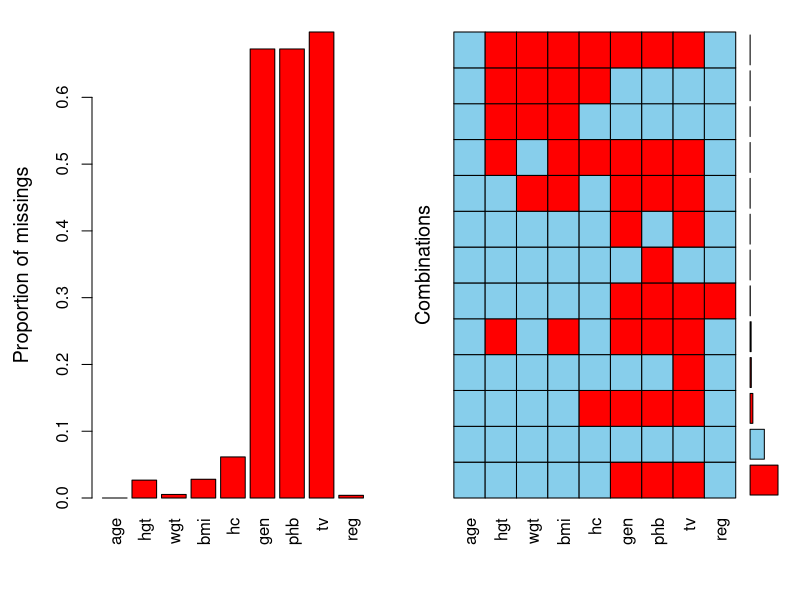
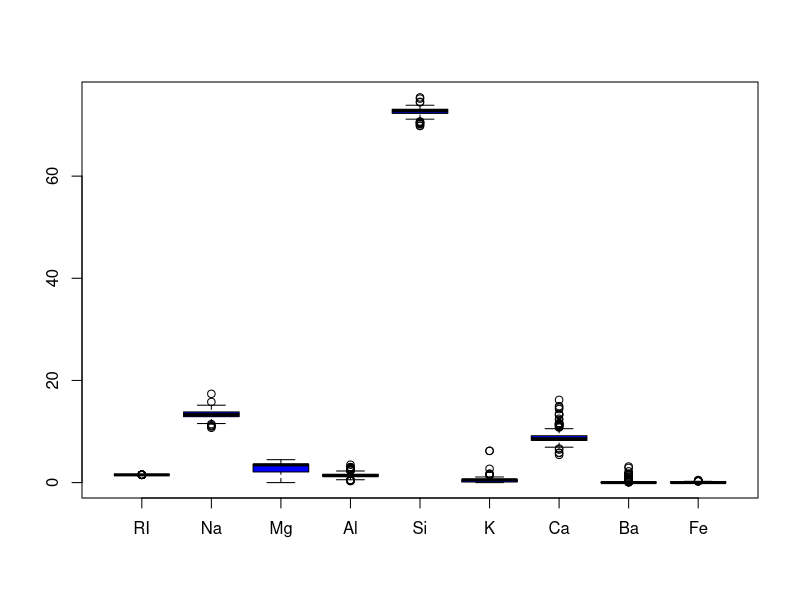
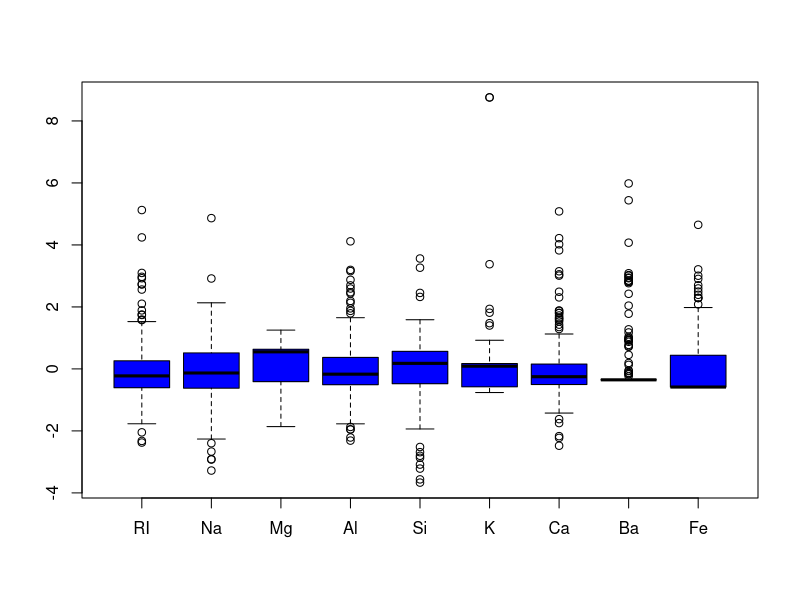
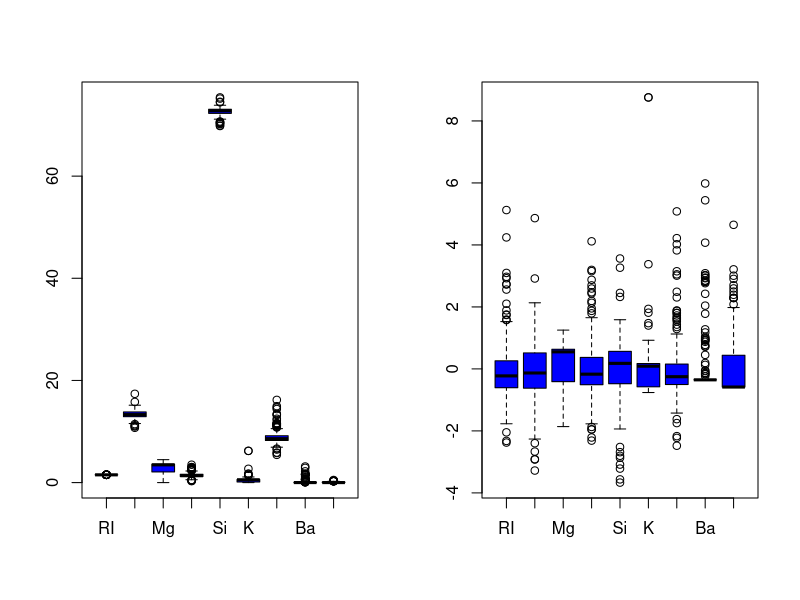
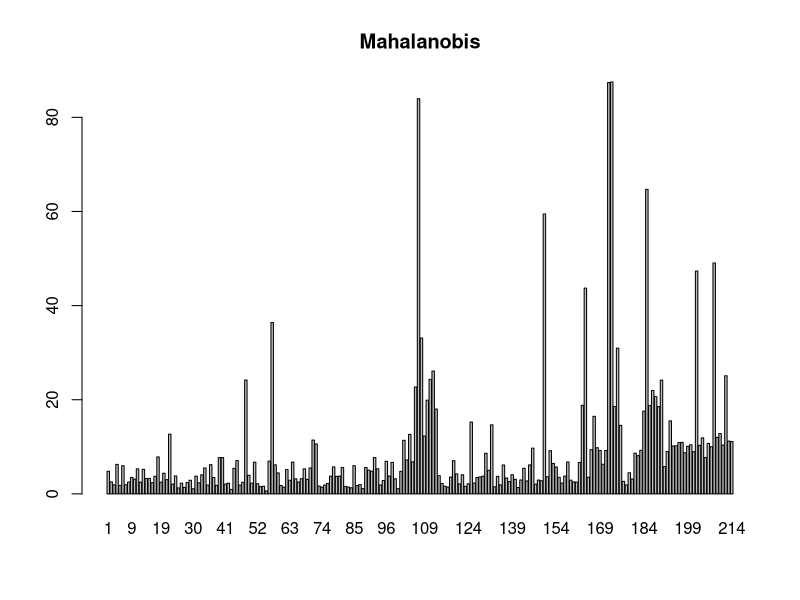

These charts were generated, in order, by the following R code:
# Pregunta 11
install.packages('mice')
library(mice)
data(boys)
head(boys)
library(VIM)

a <- aggr(boys)
summary(a)


# Pregunta 12
install.packages('mlbench')
library(mlbench)
data(Glass)
head(Glass)

#a 
boxplot(Glass[,-10], col='blue')

zglass <- data.frame(scale(Glass[,-10]), type=Glass[,10])
boxplot(zglass[,-10], col = 'blue')

par(mfrow=c(1,2))
boxplot(Glass[,-10], col = 'blue')
boxplot(zglass[,-10], col = 'blue')
par(mfrow=c(1,1))


#b
cm <- colMeans(Glass[,-10])
S <- cov(Glass[,-10])
dm <- sqrt(apply(Glass[,-10], 1, function(x) t(x-cm) %*% solve(S) %*% (x-cm)))

d <- dm^2
d <- mahalanobis(Glass[,-10], cm,S)
barplot(d, main = 'Mahalanobis')
which.max(d)
